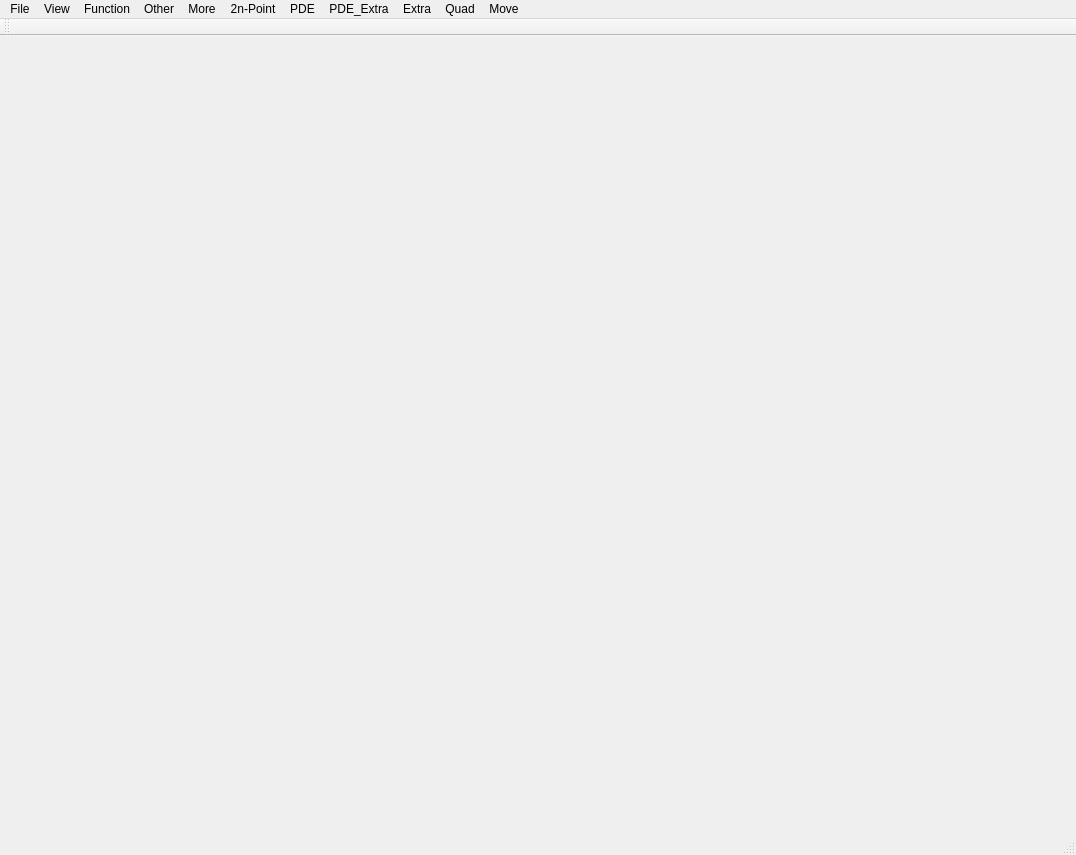
<?xml version="1.0" encoding="UTF-8"?>
<ui version="4.0">
 <class>HexMeshViewerClass</class>
 <widget class="QMainWindow" name="HexMeshViewerClass">
  <property name="geometry">
   <rect>
    <x>0</x>
    <y>0</y>
    <width>1076</width>
    <height>855</height>
   </rect>
  </property>
  <property name="windowTitle">
   <string>HexMeshViewer</string>
  </property>
  <widget class="QWidget" name="centralWidget">
   <layout class="QGridLayout" name="gridLayout">
    <item row="0" column="0">
     <widget class="QWidget" name="widget_2" native="true">
      <layout class="QGridLayout" name="gridLayout_2" columnstretch="2,5">
       <item row="0" column="0">
        <widget class="CuttingWidget" name="widget_3" native="true">
         <layout class="QVBoxLayout" name="verticalLayout"/>
        </widget>
       </item>
       <item row="0" column="1">
        <widget class="QGLViewerWidget" name="widget" native="true"/>
       </item>
      </layout>
     </widget>
    </item>
   </layout>
  </widget>
  <widget class="QMenuBar" name="menuBar">
   <property name="geometry">
    <rect>
     <x>0</x>
     <y>0</y>
     <width>1076</width>
     <height>23</height>
    </rect>
   </property>
   <widget class="QMenu" name="menuFile">
    <property name="title">
     <string>File</string>
    </property>
    <addaction name="actionOpen"/>
    <addaction name="separator"/>
    <addaction name="actionSave"/>
    <addaction name="separator"/>
    <addaction name="actionSaveDAT"/>
    <addaction name="separator"/>
    <addaction name="actionSaveAXL"/>
    <addaction name="separator"/>
    <addaction name="actionOpenOBJ"/>
    <addaction name="separator"/>
    <addaction name="actionOpenVTK_Tri"/>
    <addaction name="separator"/>
    <addaction name="actionOpenVtk_smooth"/>
    <addaction name="separator"/>
    <addaction name="actionClear_edge"/>
    <addaction name="separator"/>
    <addaction name="actionAdd_HexMesh"/>
    <addaction name="separator"/>
    <addaction name="actionTransformation"/>
    <addaction name="separator"/>
    <addaction name="actionOpenBezier"/>
    <addaction name="separator"/>
    <addaction name="actionOpenBezier1"/>
    <addaction name="separator"/>
    <addaction name="actionOpenBezier2"/>
    <addaction name="separator"/>
    <addaction name="actionOpenBezierNew"/>
    <addaction name="separator"/>
    <addaction name="actionReadXJ"/>
    <addaction name="separator"/>
    <addaction name="actionALL_LINES1"/>
   </widget>
   <widget class="QMenu" name="menuFunction">
    <property name="title">
     <string>View</string>
    </property>
    <addaction name="actionWIRE_FRAME"/>
    <addaction name="separator"/>
    <addaction name="actionFLAT_LINES"/>
    <addaction name="separator"/>
    <addaction name="actionSOLID_FLAT"/>
    <addaction name="separator"/>
    <addaction name="actionALL_LINES"/>
    <addaction name="separator"/>
    <addaction name="actionALL_POINTS"/>
    <addaction name="separator"/>
    <addaction name="actionALL_POLY"/>
    <addaction name="separator"/>
    <addaction name="actionVOLUME_TEXTURE"/>
    <addaction name="separator"/>
    <addaction name="actionDAT1"/>
    <addaction name="separator"/>
    <addaction name="actionDAT2"/>
    <addaction name="separator"/>
    <addaction name="actionDAT3"/>
    <addaction name="separator"/>
    <addaction name="actionDAT4_2"/>
    <addaction name="separator"/>
    <addaction name="actionDAT5"/>
    <addaction name="separator"/>
    <addaction name="actionDAT5_1"/>
    <addaction name="separator"/>
    <addaction name="actionIsoline"/>
    <addaction name="separator"/>
    <addaction name="actionIsoline1"/>
    <addaction name="separator"/>
    <addaction name="actionIsoline2"/>
    <addaction name="separator"/>
    <addaction name="actionDatPoint"/>
    <addaction name="separator"/>
    <addaction name="actionDatPoint2"/>
    <addaction name="separator"/>
    <addaction name="actionError"/>
    <addaction name="separator"/>
    <addaction name="actionError1"/>
    <addaction name="separator"/>
    <addaction name="actionSOLIDFLAT_FRAME"/>
    <addaction name="actionDATonly"/>
   </widget>
   <widget class="QMenu" name="menuFunction_2">
    <property name="title">
     <string>Function</string>
    </property>
    <addaction name="actionClear_ALL"/>
    <addaction name="separator"/>
    <addaction name="actionSubdvision"/>
    <addaction name="separator"/>
    <addaction name="actionSubdvision2"/>
    <addaction name="separator"/>
    <addaction name="actionSubdvision3"/>
    <addaction name="separator"/>
    <addaction name="actionSubdvision4"/>
    <addaction name="separator"/>
    <addaction name="actionSubdvision5"/>
    <addaction name="separator"/>
    <addaction name="actionSubdvision6"/>
    <addaction name="separator"/>
    <addaction name="actionSubdvision7"/>
    <addaction name="separator"/>
    <addaction name="actionAdd_Mesh"/>
    <addaction name="separator"/>
    <addaction name="actionApproximationCC"/>
    <addaction name="separator"/>
    <addaction name="actionConstructBezier"/>
    <addaction name="separator"/>
    <addaction name="actionAppCCSolid"/>
    <addaction name="separator"/>
    <addaction name="actionConstructBS"/>
    <addaction name="separator"/>
    <addaction name="actionAppCCSolidDAT"/>
    <addaction name="separator"/>
    <addaction name="actionConstructBSDAT"/>
    <addaction name="separator"/>
    <addaction name="actionCompare"/>
    <addaction name="separator"/>
    <addaction name="actionAppCCSolidNoS"/>
    <addaction name="separator"/>
    <addaction name="actionConstructBSNoS"/>
    <addaction name="separator"/>
    <addaction name="actionAppCCsolidNSDAT"/>
    <addaction name="separator"/>
    <addaction name="actionConsturctBSNCDAT"/>
    <addaction name="separator"/>
    <addaction name="actionCCSub_1"/>
    <addaction name="separator"/>
    <addaction name="actionAppCCSolidDAT_1"/>
   </widget>
   <widget class="QMenu" name="menuOther">
    <property name="title">
     <string>Other</string>
    </property>
    <addaction name="actionSplit"/>
    <addaction name="separator"/>
    <addaction name="actionSplit1"/>
    <addaction name="separator"/>
    <addaction name="actionShow_Oriv"/>
    <addaction name="separator"/>
    <addaction name="actionShow_BB"/>
    <addaction name="separator"/>
    <addaction name="actionShow_OriBB"/>
    <addaction name="separator"/>
    <addaction name="actionShow_OvandV"/>
    <addaction name="separator"/>
    <addaction name="actionShow_SE_and_SV"/>
    <addaction name="separator"/>
    <addaction name="actionShi_xiong"/>
    <addaction name="separator"/>
    <addaction name="actionShow_BeiV"/>
    <addaction name="separator"/>
    <addaction name="actionShow_Beiframe"/>
    <addaction name="separator"/>
    <addaction name="actionShow_Beiflatline"/>
    <addaction name="separator"/>
    <addaction name="actionInterior_Point"/>
    <addaction name="separator"/>
    <addaction name="actionEdge_Point"/>
    <addaction name="separator"/>
    <addaction name="actionCorner_Point"/>
    <addaction name="separator"/>
    <addaction name="actionPICKFACE"/>
   </widget>
   <widget class="QMenu" name="menuMore">
    <property name="title">
     <string>More</string>
    </property>
    <addaction name="actionAdd_CC"/>
    <addaction name="separator"/>
    <addaction name="actionMesh"/>
    <addaction name="separator"/>
    <addaction name="actionMesh1"/>
    <addaction name="separator"/>
    <addaction name="actionSort_Two_Mesh"/>
    <addaction name="separator"/>
    <addaction name="actionCombine"/>
    <addaction name="separator"/>
    <addaction name="actionView_singular"/>
    <addaction name="separator"/>
    <addaction name="actionSelect_one_point"/>
    <addaction name="separator"/>
    <addaction name="actionDelete_Cell"/>
    <addaction name="separator"/>
    <addaction name="actionDelete_Cell1"/>
    <addaction name="separator"/>
    <addaction name="actionCCSub_New"/>
    <addaction name="separator"/>
    <addaction name="actionShow_two_mesh"/>
    <addaction name="separator"/>
    <addaction name="actionShow_two_mesh_singular"/>
    <addaction name="separator"/>
   </widget>
   <widget class="QMenu" name="menu2n_Point">
    <property name="title">
     <string>2n-Point</string>
    </property>
    <addaction name="actionInitialModel"/>
    <addaction name="separator"/>
    <addaction name="action4_Point"/>
    <addaction name="separator"/>
    <addaction name="action6_Point"/>
    <addaction name="separator"/>
    <addaction name="action2n_Point_Line"/>
    <addaction name="separator"/>
    <addaction name="action2n_Point"/>
    <addaction name="separator"/>
    <addaction name="actionActionCalPDE1"/>
   </widget>
   <widget class="QMenu" name="menuPDE">
    <property name="title">
     <string>PDE</string>
    </property>
    <addaction name="actionConstructModel"/>
    <addaction name="separator"/>
    <addaction name="actionCalPDE"/>
    <addaction name="separator"/>
    <addaction name="actionConstructModel_1"/>
    <addaction name="separator"/>
    <addaction name="actionBSplineSolidDAT"/>
    <addaction name="separator"/>
    <addaction name="actionExactSol"/>
    <addaction name="separator"/>
    <addaction name="actionERRORV"/>
    <addaction name="separator"/>
    <addaction name="actionTESTDraw"/>
    <addaction name="separator"/>
    <addaction name="actionSIMP"/>
    <addaction name="separator"/>
    <addaction name="actionSIMP1"/>
    <addaction name="separator"/>
    <addaction name="actionNewSIMP"/>
    <addaction name="separator"/>
    <addaction name="actionDelete"/>
    <addaction name="separator"/>
    <addaction name="actionConstructModel_1_new"/>
    <addaction name="separator"/>
    <addaction name="actionSIMP_new"/>
    <addaction name="separator"/>
    <addaction name="actionConstructModel_new"/>
    <addaction name="separator"/>
    <addaction name="actionNewSIMP_new"/>
    <addaction name="separator"/>
    <addaction name="actionPick_Point"/>
    <addaction name="separator"/>
    <addaction name="actionOutput_PickPoint"/>
    <addaction name="separator"/>
    <addaction name="actionRead_PickPoint"/>
    <addaction name="separator"/>
    <addaction name="actionPick_Edge"/>
    <addaction name="separator"/>
    <addaction name="actionPDESparse"/>
    <addaction name="separator"/>
    <addaction name="actionPDESparseOld"/>
    <addaction name="actionPDESparseSIMP"/>
   </widget>
   <widget class="QMenu" name="menuPDE_Extra">
    <property name="title">
     <string>PDE_Extra</string>
    </property>
    <addaction name="actionPDESpareLiner"/>
    <addaction name="separator"/>
    <addaction name="actionPDESpareLiner_2"/>
    <addaction name="separator"/>
    <addaction name="actionPDELinerShow"/>
    <addaction name="separator"/>
    <addaction name="actionPDESquareLiner_Muti"/>
    <addaction name="separator"/>
    <addaction name="actionOutput_PickedEdge"/>
    <addaction name="separator"/>
    <addaction name="actionRead_PickedEdge"/>
    <addaction name="separator"/>
    <addaction name="actionOpen_Model"/>
    <addaction name="separator"/>
    <addaction name="actionPick_Face"/>
    <addaction name="separator"/>
    <addaction name="actionDelete_Face"/>
    <addaction name="separator"/>
    <addaction name="actionOutput_PickedFace"/>
    <addaction name="separator"/>
    <addaction name="actionRead_PickedFace"/>
    <addaction name="separator"/>
    <addaction name="actionPick_Cell"/>
    <addaction name="separator"/>
    <addaction name="actionOutput_PickedAll"/>
    <addaction name="separator"/>
    <addaction name="actionRead_PickedAll"/>
    <addaction name="separator"/>
    <addaction name="actionDelete_Cell_2"/>
    <addaction name="separator"/>
    <addaction name="actionSmooth"/>
    <addaction name="separator"/>
    <addaction name="actionPick_curve"/>
    <addaction name="separator"/>
    <addaction name="actionOutput_curve"/>
    <addaction name="separator"/>
    <addaction name="actionRead_curve"/>
    <addaction name="separator"/>
    <addaction name="actionBezierBDY"/>
    <addaction name="separator"/>
    <addaction name="actionBezierSharp"/>
    <addaction name="actionCheckbei"/>
   </widget>
   <widget class="QMenu" name="menuExtra">
    <property name="title">
     <string>Extra</string>
    </property>
    <addaction name="actionBeibdyDAT"/>
    <addaction name="separator"/>
    <addaction name="actionBeibdyDAT1"/>
    <addaction name="separator"/>
    <addaction name="actionCheckCell"/>
    <addaction name="separator"/>
    <addaction name="actionPreparePDE"/>
    <addaction name="separator"/>
    <addaction name="actionDrawBeisur"/>
    <addaction name="separator"/>
    <addaction name="actionDeleteBeisur"/>
    <addaction name="separator"/>
    <addaction name="actionOutputDraw"/>
    <addaction name="separator"/>
    <addaction name="actionReadDraw"/>
    <addaction name="separator"/>
    <addaction name="actionOpDraw"/>
    <addaction name="separator"/>
    <addaction name="actionSingularFace"/>
    <addaction name="separator"/>
    <addaction name="actionDrawFrame"/>
    <addaction name="separator"/>
    <addaction name="actionDrameFrame1"/>
    <addaction name="separator"/>
    <addaction name="actionFrame"/>
    <addaction name="separator"/>
    <addaction name="actionOutput_MAXMIN"/>
    <addaction name="separator"/>
    <addaction name="actionSphereDraw"/>
    <addaction name="separator"/>
    <addaction name="actionErrorAndFrame"/>
    <addaction name="separator"/>
    <addaction name="actionFrame_2"/>
    <addaction name="separator"/>
    <addaction name="actionGrab"/>
    <addaction name="separator"/>
    <addaction name="actionTisu"/>
    <addaction name="separator"/>
    <addaction name="actionFrameTisu"/>
    <addaction name="separator"/>
    <addaction name="actionOutputCSV"/>
    <addaction name="actionReadCSV"/>
   </widget>
   <widget class="QMenu" name="menuLine">
    <property name="title">
     <string>Quad</string>
    </property>
    <addaction name="actionReadLine"/>
    <addaction name="separator"/>
    <addaction name="actionOutputline"/>
    <addaction name="separator"/>
    <addaction name="actionBezierLine"/>
    <addaction name="separator"/>
    <addaction name="actionQuadCC_Crease"/>
    <addaction name="separator"/>
    <addaction name="actionShowQuad"/>
    <addaction name="separator"/>
    <addaction name="actionQuadV"/>
    <addaction name="separator"/>
    <addaction name="actionSetQuad1"/>
    <addaction name="separator"/>
    <addaction name="actionShowTwoQuad"/>
    <addaction name="separator"/>
    <addaction name="actionPick_Point_2"/>
    <addaction name="separator"/>
    <addaction name="actionSetFrame"/>
    <addaction name="separator"/>
    <addaction name="actionShowFrame"/>
    <addaction name="separator"/>
    <addaction name="actionBezierSharp1"/>
    <addaction name="separator"/>
    <addaction name="actionDraw_BSvector"/>
    <addaction name="separator"/>
    <addaction name="actionDraw_framevector"/>
    <addaction name="separator"/>
    <addaction name="actionRead_PickedEdge1"/>
   </widget>
   <widget class="QMenu" name="menuMove">
    <property name="title">
     <string>Move</string>
    </property>
    <addaction name="actionX"/>
    <addaction name="separator"/>
    <addaction name="actionX_2"/>
    <addaction name="separator"/>
    <addaction name="actionZ"/>
    <addaction name="separator"/>
    <addaction name="actionZ_2"/>
    <addaction name="separator"/>
    <addaction name="actionAngle"/>
    <addaction name="separator"/>
    <addaction name="actionAngle_2"/>
    <addaction name="separator"/>
    <addaction name="actionScale"/>
    <addaction name="separator"/>
    <addaction name="actionScale_2"/>
   </widget>
   <addaction name="menuFile"/>
   <addaction name="menuFunction"/>
   <addaction name="menuFunction_2"/>
   <addaction name="menuOther"/>
   <addaction name="menuMore"/>
   <addaction name="menu2n_Point"/>
   <addaction name="menuPDE"/>
   <addaction name="menuPDE_Extra"/>
   <addaction name="menuExtra"/>
   <addaction name="menuLine"/>
   <addaction name="menuMove"/>
  </widget>
  <widget class="QToolBar" name="mainToolBar">
   <attribute name="toolBarArea">
    <enum>TopToolBarArea</enum>
   </attribute>
   <attribute name="toolBarBreak">
    <bool>false</bool>
   </attribute>
  </widget>
  <widget class="QStatusBar" name="statusBar"/>
  <action name="actionOpen">
   <property name="text">
    <string>Open</string>
   </property>
  </action>
  <action name="actionSave">
   <property name="text">
    <string>Save</string>
   </property>
  </action>
  <action name="actionWIRE_FRAME">
   <property name="text">
    <string>WIRE_FRAME</string>
   </property>
  </action>
  <action name="actionFLAT_LINES">
   <property name="text">
    <string>FLAT_LINES</string>
   </property>
  </action>
  <action name="actionSOLID_FLAT">
   <property name="text">
    <string>SOLID_FLAT</string>
   </property>
  </action>
  <action name="actionALL_LINES">
   <property name="text">
    <string>ALL_LINES</string>
   </property>
  </action>
  <action name="actionALL_POLY">
   <property name="text">
    <string>ALL_POLY</string>
   </property>
  </action>
  <action name="actionSubdvision">
   <property name="text">
    <string>Subdvision1</string>
   </property>
  </action>
  <action name="actionALL_POINTS">
   <property name="text">
    <string>ALL_POINTS</string>
   </property>
  </action>
  <action name="actionClear_ALL">
   <property name="text">
    <string>Clear All</string>
   </property>
  </action>
  <action name="actionSubdvision2">
   <property name="text">
    <string>Subdvision2</string>
   </property>
  </action>
  <action name="actionAdd_Mesh">
   <property name="text">
    <string>Add Mesh</string>
   </property>
  </action>
  <action name="actionSubdvision3">
   <property name="text">
    <string>Subdvision3</string>
   </property>
  </action>
  <action name="actionSubdvision4">
   <property name="text">
    <string>Subdvision4</string>
   </property>
  </action>
  <action name="actionVOLUME_TEXTURE">
   <property name="text">
    <string>VOLUME_TEXTURE</string>
   </property>
  </action>
  <action name="actionSubdvision5">
   <property name="text">
    <string>Subdvision5</string>
   </property>
  </action>
  <action name="actionSubdvision6">
   <property name="text">
    <string>Subdvision6</string>
   </property>
  </action>
  <action name="actionSplit">
   <property name="text">
    <string>Split</string>
   </property>
  </action>
  <action name="actionShow_Oriv">
   <property name="text">
    <string>Show Oriv</string>
   </property>
  </action>
  <action name="actionShow_BB">
   <property name="text">
    <string>Show BB</string>
   </property>
  </action>
  <action name="actionShow_OriBB">
   <property name="text">
    <string>Show OriBB</string>
   </property>
  </action>
  <action name="actionShow_OvandV">
   <property name="text">
    <string>Show OvandV</string>
   </property>
  </action>
  <action name="actionSubdvision7">
   <property name="text">
    <string>Subdvision7</string>
   </property>
  </action>
  <action name="actionShow_SE_and_SV">
   <property name="text">
    <string>Show SE and SV</string>
   </property>
  </action>
  <action name="actionShi_xiong">
   <property name="text">
    <string>Show Singular</string>
   </property>
  </action>
  <action name="actionOpenVTK">
   <property name="text">
    <string>OpenVTK</string>
   </property>
  </action>
  <action name="actionApproximationCC">
   <property name="text">
    <string>ApproximateCC</string>
   </property>
  </action>
  <action name="actionShow_BeiV">
   <property name="text">
    <string>Show BeiV</string>
   </property>
  </action>
  <action name="actionShow_Beiframe">
   <property name="text">
    <string>Show Beiframe</string>
   </property>
  </action>
  <action name="actionShow_Beiflatline">
   <property name="text">
    <string>Show Beiflatline</string>
   </property>
  </action>
  <action name="actionConstructBezier">
   <property name="text">
    <string>ConstructBezier</string>
   </property>
  </action>
  <action name="actionAppCCSolid">
   <property name="text">
    <string>AppCCSolid</string>
   </property>
  </action>
  <action name="actionConstructBS">
   <property name="text">
    <string>ConstructBS</string>
   </property>
  </action>
  <action name="actionSaveDAT">
   <property name="text">
    <string>SaveDAT</string>
   </property>
  </action>
  <action name="actionAppCCSolidDAT">
   <property name="text">
    <string>AppCCSolidDAT</string>
   </property>
  </action>
  <action name="actionConstructBSDAT">
   <property name="text">
    <string>ConstructBSDAT</string>
   </property>
  </action>
  <action name="actionCompare">
   <property name="text">
    <string>Compare</string>
   </property>
  </action>
  <action name="actionAppCCSolidNoS">
   <property name="text">
    <string>AppCCSolidNoS</string>
   </property>
  </action>
  <action name="actionConstructBSNoS">
   <property name="text">
    <string>ConstructBSNoS</string>
   </property>
  </action>
  <action name="actionDAT1">
   <property name="text">
    <string>DAT1</string>
   </property>
  </action>
  <action name="actionDAT2">
   <property name="text">
    <string>DAT2</string>
   </property>
  </action>
  <action name="actionDAT3">
   <property name="text">
    <string>DAT3</string>
   </property>
  </action>
  <action name="actionDAT1_2">
   <property name="text">
    <string>DAT1</string>
   </property>
  </action>
  <action name="actionDAT2_2">
   <property name="text">
    <string>DAT2</string>
   </property>
  </action>
  <action name="actionDAT3_2">
   <property name="text">
    <string>DAT3</string>
   </property>
  </action>
  <action name="actionDAT4">
   <property name="text">
    <string>DAT4</string>
   </property>
  </action>
  <action name="actionDAT4_2">
   <property name="text">
    <string>DAT4</string>
   </property>
  </action>
  <action name="actionAppCCsolidNSDAT">
   <property name="text">
    <string>AppCCsolidNSDAT</string>
   </property>
  </action>
  <action name="actionConsturctBSNCDAT">
   <property name="text">
    <string>ConsturctBSNCDAT</string>
   </property>
  </action>
  <action name="actionDAT5">
   <property name="text">
    <string>DAT5</string>
   </property>
  </action>
  <action name="actionIsoline">
   <property name="text">
    <string>Isoline</string>
   </property>
  </action>
  <action name="actionDatPoint">
   <property name="text">
    <string>DatPoint1</string>
   </property>
  </action>
  <action name="actionDatPoint2">
   <property name="text">
    <string>DatPoint2</string>
   </property>
  </action>
  <action name="actionInterior_Point">
   <property name="text">
    <string>Interior Point</string>
   </property>
  </action>
  <action name="actionEdge_Point">
   <property name="text">
    <string>Edge Point</string>
   </property>
  </action>
  <action name="actionCorner_Point">
   <property name="text">
    <string>Corner Point</string>
   </property>
  </action>
  <action name="actionDAT5_1">
   <property name="text">
    <string>DAT5_1</string>
   </property>
  </action>
  <action name="actionError">
   <property name="text">
    <string>Error</string>
   </property>
  </action>
  <action name="actionAdd_CC">
   <property name="text">
    <string>Add CC</string>
   </property>
  </action>
  <action name="actionMesh">
   <property name="text">
    <string>Mesh</string>
   </property>
  </action>
  <action name="actionMesh1">
   <property name="text">
    <string>Mesh1</string>
   </property>
  </action>
  <action name="actionSort_Two_Mesh">
   <property name="text">
    <string>Sort Two Mesh</string>
   </property>
  </action>
  <action name="actionError1">
   <property name="text">
    <string>Error1</string>
   </property>
  </action>
  <action name="actionCombine">
   <property name="text">
    <string>Combine</string>
   </property>
  </action>
  <action name="actionSingular1">
   <property name="text">
    <string>Singular1</string>
   </property>
  </action>
  <action name="actionSingular2">
   <property name="text">
    <string>Singular2</string>
   </property>
  </action>
  <action name="actionSingular3">
   <property name="text">
    <string>Singular3</string>
   </property>
  </action>
  <action name="actionView_singular">
   <property name="text">
    <string>view_singular</string>
   </property>
  </action>
  <action name="actionSelect_one_point">
   <property name="text">
    <string>select one point</string>
   </property>
  </action>
  <action name="actionInitialModel">
   <property name="text">
    <string>InitialModel</string>
   </property>
  </action>
  <action name="action4_Point">
   <property name="text">
    <string>4-Point</string>
   </property>
  </action>
  <action name="action6_Point">
   <property name="text">
    <string>6-Point</string>
   </property>
  </action>
  <action name="action2n_Point">
   <property name="text">
    <string>2n-Point-Face</string>
   </property>
  </action>
  <action name="actionSaveAXL">
   <property name="text">
    <string>SaveAXL</string>
   </property>
  </action>
  <action name="action2n_Point_Line">
   <property name="text">
    <string>2n-Point-Line</string>
   </property>
  </action>
  <action name="actionDelete_Cell">
   <property name="text">
    <string>Delete Cell</string>
   </property>
  </action>
  <action name="actionCCSub_1">
   <property name="text">
    <string>CCSub_1</string>
   </property>
  </action>
  <action name="actionAppCCSolidDAT_1">
   <property name="text">
    <string>ConstructBSDAT_1</string>
   </property>
  </action>
  <action name="actionConstructModel">
   <property name="text">
    <string>ConstructModel</string>
   </property>
  </action>
  <action name="actionCalPDE">
   <property name="text">
    <string>CalPDE</string>
   </property>
  </action>
  <action name="actionConstructModel_1">
   <property name="text">
    <string>ConstructModel_1</string>
   </property>
  </action>
  <action name="actionBSplineSolidDAT">
   <property name="text">
    <string>BSplineSolid</string>
   </property>
  </action>
  <action name="actionExactSol">
   <property name="text">
    <string>ExactSol</string>
   </property>
  </action>
  <action name="actionERRORV">
   <property name="text">
    <string>ERRORV</string>
   </property>
  </action>
  <action name="actionTESTDraw">
   <property name="text">
    <string>TESTDraw</string>
   </property>
  </action>
  <action name="actionSIMP">
   <property name="text">
    <string>SIMP</string>
   </property>
  </action>
  <action name="actionSIMP1">
   <property name="text">
    <string>SIMP1</string>
   </property>
  </action>
  <action name="actionNewSIMP">
   <property name="text">
    <string>NewSIMP</string>
   </property>
  </action>
  <action name="actionDelete">
   <property name="text">
    <string>Delete</string>
   </property>
  </action>
  <action name="actionSplit1">
   <property name="text">
    <string>Split1</string>
   </property>
  </action>
  <action name="actionCCSub_New">
   <property name="text">
    <string>CCSub_New</string>
   </property>
  </action>
  <action name="actionConstructModel_1_new">
   <property name="text">
    <string>ConstructModel_1_new</string>
   </property>
  </action>
  <action name="actionSIMP_new">
   <property name="text">
    <string>SIMP_new</string>
   </property>
  </action>
  <action name="actionConstructModel_new">
   <property name="text">
    <string>ConstructModel_new</string>
   </property>
  </action>
  <action name="actionNewSIMP_new">
   <property name="text">
    <string>NewSIMP_new</string>
   </property>
  </action>
  <action name="actionPick_Point">
   <property name="text">
    <string>Pick Point</string>
   </property>
  </action>
  <action name="actionPick_Edge">
   <property name="text">
    <string>Pick Edge</string>
   </property>
  </action>
  <action name="actionOutput_PickPoint">
   <property name="text">
    <string>Output PickPoint</string>
   </property>
  </action>
  <action name="actionRead_PickPoint">
   <property name="text">
    <string>Read PickPoint</string>
   </property>
  </action>
  <action name="actionPDESparse">
   <property name="text">
    <string>PDESparse</string>
   </property>
  </action>
  <action name="actionPDESparseOld">
   <property name="text">
    <string>PDESparseOld</string>
   </property>
  </action>
  <action name="actionPDESparseSIMP">
   <property name="text">
    <string>PDESparseSIMP</string>
   </property>
  </action>
  <action name="actionPDESpareLiner">
   <property name="text">
    <string>PDELiner</string>
   </property>
  </action>
  <action name="actionPDESpareLiner_2">
   <property name="text">
    <string>PDESpareLiner</string>
   </property>
  </action>
  <action name="actionIsoline1">
   <property name="text">
    <string>Isoline1</string>
   </property>
  </action>
  <action name="actionIsoline2">
   <property name="text">
    <string>Isoline2</string>
   </property>
  </action>
  <action name="actionOutput_PickedEdge">
   <property name="text">
    <string>Output PickedEdge</string>
   </property>
  </action>
  <action name="actionRead_PickedEdge">
   <property name="text">
    <string>Read PickedEdge</string>
   </property>
  </action>
  <action name="actionOpen_Model">
   <property name="text">
    <string>Open Model</string>
   </property>
  </action>
  <action name="actionPick_Face">
   <property name="text">
    <string>Pick Face</string>
   </property>
  </action>
  <action name="actionOutput_PickedFace">
   <property name="text">
    <string>Output PickedFace</string>
   </property>
  </action>
  <action name="actionRead_PickedFace">
   <property name="text">
    <string>Read PickedFace</string>
   </property>
  </action>
  <action name="actionDelete_Face">
   <property name="text">
    <string>Delete Face</string>
   </property>
  </action>
  <action name="actionPick_Cell">
   <property name="text">
    <string>Pick Cell</string>
   </property>
  </action>
  <action name="actionOutput_PickedAll">
   <property name="text">
    <string>Output PickedAll</string>
   </property>
  </action>
  <action name="actionRead_PickedAll">
   <property name="text">
    <string>Read PickedAll</string>
   </property>
  </action>
  <action name="actionDelete_Cell_2">
   <property name="text">
    <string>Delete Cell</string>
   </property>
  </action>
  <action name="actionSaveVTK">
   <property name="text">
    <string>SaveVTK</string>
   </property>
  </action>
  <action name="actionOpenOBJ">
   <property name="text">
    <string>OpenOBJ</string>
   </property>
  </action>
  <action name="actionBeibdyDAT">
   <property name="text">
    <string>BeibdyDAT</string>
   </property>
  </action>
  <action name="actionCheckCell">
   <property name="text">
    <string>CheckCell</string>
   </property>
  </action>
  <action name="actionPDELinerShow">
   <property name="text">
    <string>PDELinerShow</string>
   </property>
  </action>
  <action name="actionPreparePDE">
   <property name="text">
    <string>PreparePDE</string>
   </property>
  </action>
  <action name="actionDrawBeisur">
   <property name="text">
    <string>DrawBeisur</string>
   </property>
  </action>
  <action name="actionDeleteBeisur">
   <property name="text">
    <string>DeleteBeisur</string>
   </property>
  </action>
  <action name="actionOutputDraw">
   <property name="text">
    <string>OutputDraw</string>
   </property>
  </action>
  <action name="actionReadDraw">
   <property name="text">
    <string>ReadDraw</string>
   </property>
  </action>
  <action name="actionOpDraw">
   <property name="text">
    <string>OpDraw</string>
   </property>
  </action>
  <action name="actionShow_two_mesh">
   <property name="text">
    <string>Show two mesh</string>
   </property>
  </action>
  <action name="actionSingularFace">
   <property name="text">
    <string>SingularFace</string>
   </property>
  </action>
  <action name="actionShow_two_mesh_singular">
   <property name="text">
    <string>Show two mesh singular</string>
   </property>
  </action>
  <action name="actionDrawFrame">
   <property name="text">
    <string>DrawFrame</string>
   </property>
  </action>
  <action name="actionPDESquareLiner_Muti">
   <property name="text">
    <string>PDESquareLiner_Muti</string>
   </property>
  </action>
  <action name="actionSOLIDFLAT_FRAME">
   <property name="text">
    <string>SOLIDFLAT_FRAME</string>
   </property>
  </action>
  <action name="actionDelete_Cell1">
   <property name="text">
    <string>Delete Cell1</string>
   </property>
  </action>
  <action name="actionBeibdyDAT1">
   <property name="text">
    <string>BeibdyDAT1</string>
   </property>
  </action>
  <action name="actionOpenVTK_Tri">
   <property name="text">
    <string>OpenVTK_Tri</string>
   </property>
  </action>
  <action name="actionDrameFrame1">
   <property name="text">
    <string>DrawFrame1</string>
   </property>
  </action>
  <action name="actionFrame">
   <property name="text">
    <string>Frame1</string>
   </property>
  </action>
  <action name="actionOutput_MAXMIN">
   <property name="text">
    <string>Output_MAXMIN</string>
   </property>
  </action>
  <action name="actionSphereDraw">
   <property name="text">
    <string>SphereDraw</string>
   </property>
  </action>
  <action name="actionErrorAndFrame">
   <property name="text">
    <string>ErrorAndFrame</string>
   </property>
  </action>
  <action name="actionFrame_2">
   <property name="text">
    <string>Frame</string>
   </property>
  </action>
  <action name="actionGrab">
   <property name="text">
    <string>Grab</string>
   </property>
  </action>
  <action name="actionReadLine">
   <property name="text">
    <string>ReadLine</string>
   </property>
  </action>
  <action name="actionOutputline">
   <property name="text">
    <string>Outputline</string>
   </property>
  </action>
  <action name="actionOpenVtk_smooth">
   <property name="text">
    <string>OpenVtk_smooth</string>
   </property>
  </action>
  <action name="actionTisu">
   <property name="text">
    <string>Tisu</string>
   </property>
  </action>
  <action name="actionFrameTisu">
   <property name="text">
    <string>FrameTisu</string>
   </property>
  </action>
  <action name="actionOutputCSV">
   <property name="text">
    <string>OutputCSV</string>
   </property>
  </action>
  <action name="actionReadCSV">
   <property name="text">
    <string>ReadCSV</string>
   </property>
  </action>
  <action name="actionSmooth">
   <property name="text">
    <string>Smooth</string>
   </property>
  </action>
  <action name="actionBezierLine">
   <property name="text">
    <string>CreateQuad</string>
   </property>
  </action>
  <action name="actionQuadCC_Crease">
   <property name="text">
    <string>QuadCC_Crease</string>
   </property>
  </action>
  <action name="actionQuadV">
   <property name="text">
    <string>QuadV</string>
   </property>
  </action>
  <action name="actionSetQuad1">
   <property name="text">
    <string>SetQuad1</string>
   </property>
  </action>
  <action name="actionShowTwoQuad">
   <property name="text">
    <string>ShowTwoQuad</string>
   </property>
  </action>
  <action name="actionPick_Point_2">
   <property name="text">
    <string>Pick Point</string>
   </property>
  </action>
  <action name="actionSetFrame">
   <property name="text">
    <string>SetFrame</string>
   </property>
  </action>
  <action name="actionShowFrame">
   <property name="text">
    <string>ShowFrame</string>
   </property>
  </action>
  <action name="actionShowQuad">
   <property name="text">
    <string>ShowQuad</string>
   </property>
  </action>
  <action name="actionPick_curve">
   <property name="text">
    <string>Create curve</string>
   </property>
  </action>
  <action name="actionOutput_curve">
   <property name="text">
    <string>Output curve</string>
   </property>
  </action>
  <action name="actionRead_curve">
   <property name="text">
    <string>Read curve</string>
   </property>
  </action>
  <action name="actionBezierBDY">
   <property name="text">
    <string>BezierBDY</string>
   </property>
  </action>
  <action name="actionBezierSharp">
   <property name="text">
    <string>BezierSharp</string>
   </property>
  </action>
  <action name="actionCheckbei">
   <property name="text">
    <string>checkbei</string>
   </property>
  </action>
  <action name="actionClear_edge">
   <property name="text">
    <string>Clear edge</string>
   </property>
  </action>
  <action name="actionDATonly">
   <property name="text">
    <string>DATonly</string>
   </property>
  </action>
  <action name="actionAdd_HexMesh">
   <property name="text">
    <string>Add HexMesh</string>
   </property>
  </action>
  <action name="actionBezierSharp1">
   <property name="text">
    <string>BezierSharp1</string>
   </property>
  </action>
  <action name="actionDraw_BSvector">
   <property name="text">
    <string>Draw_BSvector</string>
   </property>
  </action>
  <action name="actionTransformation">
   <property name="text">
    <string>Transformation</string>
   </property>
  </action>
  <action name="actionX">
   <property name="text">
    <string>x++</string>
   </property>
  </action>
  <action name="actionX_2">
   <property name="text">
    <string>x--</string>
   </property>
  </action>
  <action name="actionZ">
   <property name="text">
    <string>z++</string>
   </property>
  </action>
  <action name="actionZ_2">
   <property name="text">
    <string>z--</string>
   </property>
  </action>
  <action name="actionAngle">
   <property name="text">
    <string>angle++</string>
   </property>
  </action>
  <action name="actionAngle_2">
   <property name="text">
    <string>angle--</string>
   </property>
  </action>
  <action name="actionScale">
   <property name="text">
    <string>scale++</string>
   </property>
  </action>
  <action name="actionScale_2">
   <property name="text">
    <string>scale--</string>
   </property>
  </action>
  <action name="actionDraw_framevector">
   <property name="text">
    <string>Draw_framevector</string>
   </property>
  </action>
  <action name="actionRead_PickedEdge1">
   <property name="text">
    <string>Read PickedEdge1</string>
   </property>
  </action>
  <action name="actionOpenBezier">
   <property name="text">
    <string>OpenBezier</string>
   </property>
  </action>
  <action name="actionOpenBezier1">
   <property name="text">
    <string>OpenBezier1</string>
   </property>
  </action>
  <action name="actionOpenBezier2">
   <property name="text">
    <string>OpenBezier2</string>
   </property>
  </action>
  <action name="actionOpenBezierNew">
   <property name="text">
    <string>OpenBezierNew</string>
   </property>
  </action>
  <action name="actionActionCalPDE1">
   <property name="text">
    <string>actionCalPDE1</string>
   </property>
  </action>
  <action name="actionVervexNum">
   <property name="text">
    <string>VervexNum</string>
   </property>
  </action>
  <action name="actionReadXJ">
   <property name="text">
    <string>ReadXJ</string>
   </property>
  </action>
  <action name="actionALL_LINES1">
   <property name="text">
    <string>ALL_LINES1</string>
   </property>
  </action>
  <action name="actionReadMSH">
   <property name="text">
    <string>ReadMSH</string>
   </property>
  </action>
  <action name="actionPICKFACE">
   <property name="text">
    <string>PICKFACE</string>
   </property>
  </action>
 </widget>
 <layoutdefault spacing="6" margin="11"/>
 <customwidgets>
  <customwidget>
   <class>QGLViewerWidget</class>
   <extends>QWidget</extends>
   <header>QGLViewerWidget.h</header>
   <container>1</container>
  </customwidget>
  <customwidget>
   <class>CuttingWidget</class>
   <extends>QWidget</extends>
   <header>CuttingWidget.h</header>
   <container>1</container>
  </customwidget>
 </customwidgets>
 <resources>
  <include location="HexMeshViewer.qrc"/>
 </resources>
 <connections/>
</ui>
